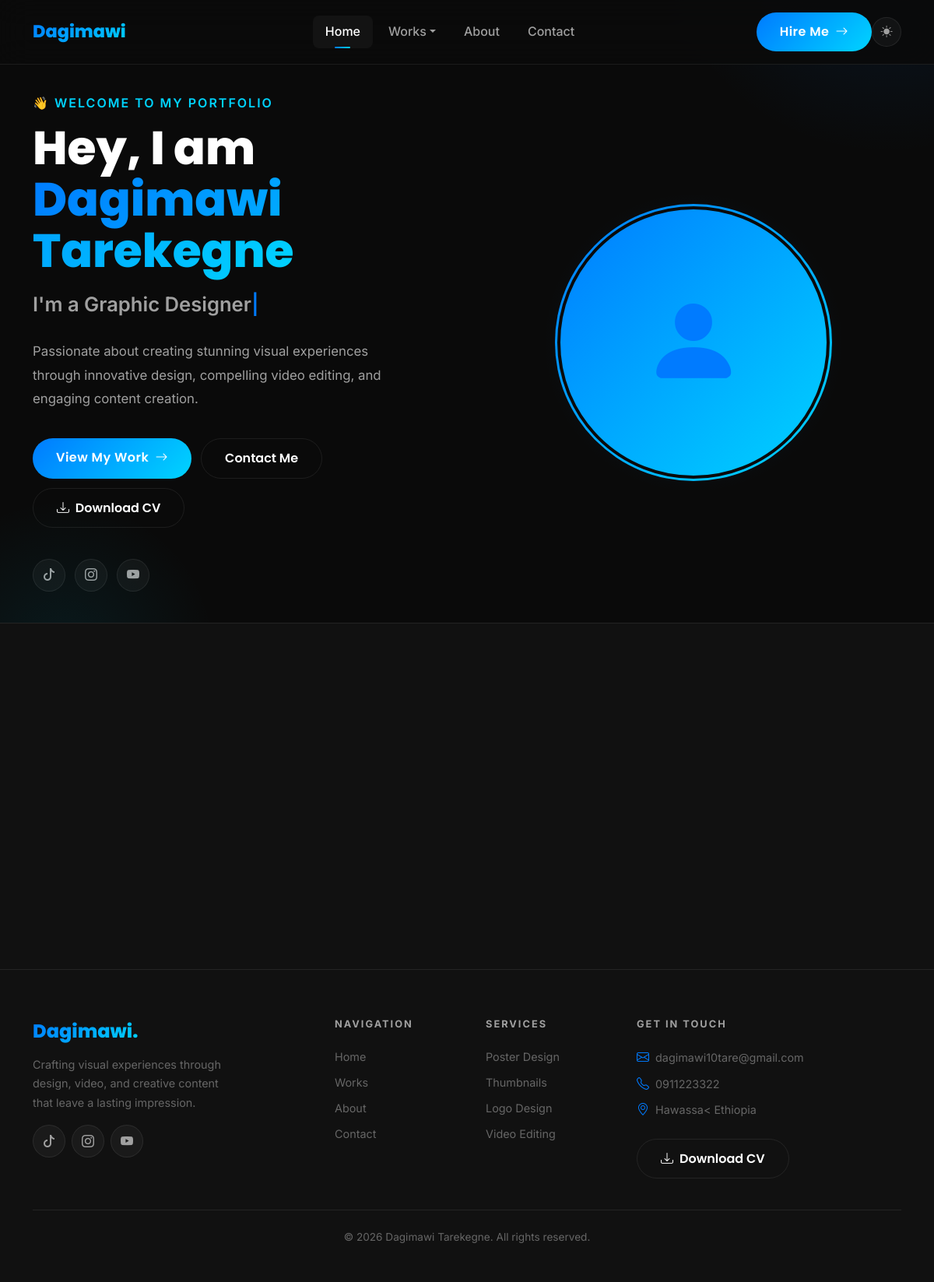
The page / on the database its author committed.
### portfolio/models.py (models this page shows, shortened)
class SocialLink(models.Model):
    PLATFORM_CHOICES = [
        ('facebook', 'Facebook'),
        ('instagram', 'Instagram'),
        ('tiktok', 'TikTok'),
        ('telegram', 'Telegram'),
        ('linkedin', 'LinkedIn'),
        ('behance', 'Behance'),
        ('youtube', 'YouTube'),
        ('other', 'Other'),
    ]
    platform = models.CharField(max_length=50, choices=PLATFORM_CHOICES)
    url = models.URLField()
    icon = models.CharField(max_length=100, blank=True, help_text="Bootstrap icon class")
    order = models.PositiveIntegerField(default=0)
    class Meta:
        ordering = ['order']

class ContactInfo(models.Model):
    email = models.EmailField(blank=True)
    phone = models.CharField(max_length=30, blank=True)
    address = models.TextField(blank=True)
    class Meta:
        verbose_name = "Contact Info"
        verbose_name_plural = "Contact Info"

### portfolio/views.py (the view)
# urls.py: path('', views.home, name='home'),
def home(request):
    profile = HomeProfile.objects.first()
    roles = Role.objects.all()
    skills = Skill.objects.all()
    stats = Statistic.objects.all()
    featured_works = PortfolioWork.objects.filter(featured=True, is_visible=True).select_related('category')[:6]
    testimonials = Testimonial.objects.filter(is_active=True)
    return render(request, 'portfolio/home.html', {
        'profile': profile, 'roles': roles, 'skills': skills,
        'stats': stats, 'featured_works': featured_works,
        'testimonials': testimonials, 'page_title': 'Home',
    })

### portfolio/context_processors.py (called while the page is built)
def global_context(request):
    social_links = SocialLink.objects.all()
    contact_info = ContactInfo.objects.first()
    unread_messages = ContactMessage.objects.filter(is_read=False).count()
    now = timezone.now()
    announcement = Announcement.objects.filter(
        is_active=True,
        start_date__lte=now
    ).filter(
        end_date__isnull=True
    ).first() or Announcement.objects.filter(
        is_active=True,
        start_date__lte=now,
        end_date__gte=now
    ).first()
    return {
        'social_links': social_links,
        'contact_info': contact_info,
        'active_announcement': announcement,
        'unread_messages_count': unread_messages,
    }

### portfolio/templates/portfolio/home.html (shortened to what this page needs)
{% extends 'portfolio/base.html' %}
{% load static %}
{% block content %}
<section class="hero-section">
  <div class="container">
    <div class="row align-items-center g-5">
      <div class="col-lg-6 order-2 order-lg-1">
        <div class="hero-greeting fade-up">👋 Welcome to my portfolio</div>
        <h1 class="hero-name fade-up fade-up-delay-1">
          Hey, I am<br>
          <span>{% if profile %}{{ profile.name }}{% else %}Dagimawi Tarekegne{% endif %}</span>
        </h1>
        <div class="hero-typing-wrapper fade-up fade-up-delay-2">
          I'm a <span id="typed-text" data-roles='{% if roles %}[{% for r in roles %}"{{ r.title }}"{% if not forloop.last %},{% endif %}{% endfor %}]{% else %}["Graphic Designer","Video Editor","Content Creator"]{% endif %}'></span><span class="typed-cursor">|</span>
        </div>
        <p class="hero-description fade-up fade-up-delay-3">
          {% if profile and profile.description %}{{ profile.description }}{% else %}Passionate about creating stunning visual experiences through innovative design, compelling video editing, and engaging content creation.{% endif %}
        </p>
        <div class="hero-buttons fade-up fade-up-delay-4">
          <a href="{% url 'portfolio:works' %}" class="btn-gradient">View My Work <i class="bi bi-arrow-right ms-1"></i></a>
          <a href="{% url 'portfolio:contact' %}" class="btn-outline-glow">Contact Me</a>
          <a href="{% url 'portfolio:download_cv' %}" class="btn-outline-glow"><i class="bi bi-download me-1"></i> Download CV</a>
        </div>
        <div class="hero-social fade-up">
          {% for link in social_links %}
          <a href="{{ link.url }}" target="_blank" rel="noopener" class="social-icon-link" title="{{ link.platform|capfirst }}">
            {% if link.platform == 'facebook' %}<i class="bi bi-facebook"></i>
            {% elif link.platform == 'instagram' %}<i class="bi bi-instagram"></i>
            {% elif link.platform == 'tiktok' %}<i class="bi bi-tiktok"></i>
            {% elif link.platform == 'telegram' %}<i class="bi bi-telegram"></i>
            {% elif link.platform == 'linkedin' %}<i class="bi bi-linkedin"></i>
            {% elif link.platform == 'behance' %}<i class="bi bi-behance"></i>
            {% elif link.platform == 'youtube' %}<i class="bi bi-youtube"></i>
            {% else %}<i class="bi bi-link-45deg"></i>{% endif %}
          </a>
          {% empty %}
          <a href="#" class="social-icon-link"><i class="bi bi-instagram"></i></a>
          <a href="#" class="social-icon-link"><i class="bi bi-behance"></i></a>
          <a href="#" class="social-icon-link"><i class="bi bi-youtube"></i></a>
          {% endfor %}
        </div>
      </div>
      <div class="col-lg-6 order-1 order-lg-2 text-center">
        <div class="profile-image-wrapper d-inline-block fade-up">
          {% if profile and profile.profile_image %}
          <img src="{{ profile.profile_image.url }}" alt="{{ profile.name }}" class="profile-img">
          {% else %}
          <div class="profile-img-placeholder"><i class="bi bi-person-fill"></i></div>
          {% endif %}
        </div>
      </div>
    </div>
  </div>
</section>
<section style="padding:100px 0;background:var(--bg-secondary);border-top:1px solid var(--border-glass);">
  <div class="container text-center">
  </div>
</section>
{% endblock %}

### portfolio/templates/portfolio/base.html (shortened to what this page needs)
{% load static %}
<!DOCTYPE html>
<html lang="en">
<head>
  <link href="https://cdn.jsdelivr.net/npm/bootstrap@5.3.2/dist/css/bootstrap.min.css" rel="stylesheet">
  <link rel="stylesheet" href="https://cdn.jsdelivr.net/npm/bootstrap-icons@1.11.3/font/bootstrap-icons.min.css">
  <link rel="stylesheet" href="{% static 'portfolio/css/main.css' %}">
</head>
<body>
<nav class="navbar navbar-expand-lg">
  <div class="container">
    <a class="navbar-brand" href="{% url 'portfolio:home' %}">Dagimawi<span style="opacity:0.5">.</span></a>
    <div class="d-flex align-items-center gap-2 order-lg-last">
      <button class="p-3 theme-toggle" id="themeToggle" title="Toggle theme"></button>
    </div>
    <div class="collapse navbar-collapse" id="navMenu">
      <ul class="navbar-nav mx-auto gap-1">
        <li class="nav-item"><a class="nav-link {% if request.resolver_match.url_name == 'home' %}active{% endif %}" href="{% url 'portfolio:home' %}">Home</a></li>
        <li class="nav-item dropdown">
          <a class="nav-link dropdown-toggle" href="#" data-bs-toggle="dropdown">Works</a>
        </li>
        <li class="nav-item"><a class="nav-link {% if request.resolver_match.url_name == 'about' %}active{% endif %}" href="{% url 'portfolio:about' %}">About</a></li>
        <li class="nav-item"><a class="nav-link {% if request.resolver_match.url_name == 'contact' %}active{% endif %}" href="{% url 'portfolio:contact' %}">Contact</a></li>
      </ul>
      <a href="{% url 'portfolio:contact' %}" class="btn-gradient d-none d-lg-inline-flex align-items-center gap-2">Hire Me <i class="bi bi-arrow-right"></i></a>
    </div>
  </div>
</nav>
<main>{% block content %}{% endblock %}</main>
<footer class="footer">
  <div class="container">
    <div class="row g-5">
      <div class="col-lg-4">
        <div class="footer-brand">Dagimawi.</div>
        <p class="footer-desc">Crafting visual experiences through design, video, and creative content that leave a lasting impression.</p>
        <div class="d-flex gap-2 mt-3">
          {% for link in social_links %}
          <a href="{{ link.url }}" target="_blank" rel="noopener" class="social-icon-link">
            {% if link.platform == 'facebook' %}<i class="bi bi-facebook"></i>
            {% elif link.platform == 'instagram' %}<i class="bi bi-instagram"></i>
            {% elif link.platform == 'tiktok' %}<i class="bi bi-tiktok"></i>
            {% elif link.platform == 'telegram' %}<i class="bi bi-telegram"></i>
            {% elif link.platform == 'linkedin' %}<i class="bi bi-linkedin"></i>
            {% elif link.platform == 'behance' %}<i class="bi bi-behance"></i>
            {% elif link.platform == 'youtube' %}<i class="bi bi-youtube"></i>
            {% else %}<i class="bi bi-link-45deg"></i>{% endif %}
          </a>
          {% endfor %}
        </div>
      </div>
      <div class="col-6 col-lg-2">
        <div class="footer-heading">Navigation</div>
        <a href="{% url 'portfolio:home' %}" class="footer-link">Home</a>
        <a href="{% url 'portfolio:works' %}" class="footer-link">Works</a>
        <a href="{% url 'portfolio:about' %}" class="footer-link">About</a>
        <a href="{% url 'portfolio:contact' %}" class="footer-link">Contact</a>
      </div>
      <div class="col-6 col-lg-2">
        <div class="footer-heading">Services</div>
        <a href="{% url 'portfolio:poster_design' %}" class="footer-link">Poster Design</a>
        <a href="{% url 'portfolio:thumbnail_design' %}" class="footer-link">Thumbnails</a>
        <a href="{% url 'portfolio:logo_design' %}" class="footer-link">Logo Design</a>
        <a href="{% url 'portfolio:video_editing' %}" class="footer-link">Video Editing</a>
      </div>
      <div class="col-lg-4">
        <div class="footer-heading">Get In Touch</div>
        {% if contact_info %}
          {% if contact_info.email %}<div class="d-flex align-items-center gap-2 mb-2"><i class="bi bi-envelope" style="color:var(--accent-blue)"></i><a href="mailto:{{ contact_info.email }}" class="footer-link mb-0">{{ contact_info.email }}</a></div>{% endif %}
          {% if contact_info.phone %}<div class="d-flex align-items-center gap-2 mb-2"><i class="bi bi-telephone" style="color:var(--accent-blue)"></i><span class="footer-link mb-0">{{ contact_info.phone }}</span></div>{% endif %}
          {% if contact_info.address %}<div class="d-flex align-items-center gap-2"><i class="bi bi-geo-alt" style="color:var(--accent-blue)"></i><span class="footer-link mb-0">{{ contact_info.address }}</span></div>{% endif %}
        {% endif %}
        <a href="{% url 'portfolio:download_cv' %}" class="btn-outline-glow mt-4 d-inline-flex align-items-center gap-2"><i class="bi bi-download"></i> Download CV</a>
      </div>
    </div>
    <div class="footer-bottom"><p>&copy; {% now "Y" %} Dagimawi Tarekegne. All rights reserved.</p></div>
  </div>
</footer>
</body>
</html>

### rows shown on the page
SocialLink: platform "tiktok" (drawn)
SocialLink: platform "instagram" (drawn)
SocialLink: platform "youtube" (drawn)
ContactInfo: email "dagimawi10tare@gmail.com", phone "0911223322", address "Hawassa< Ethiopia"
